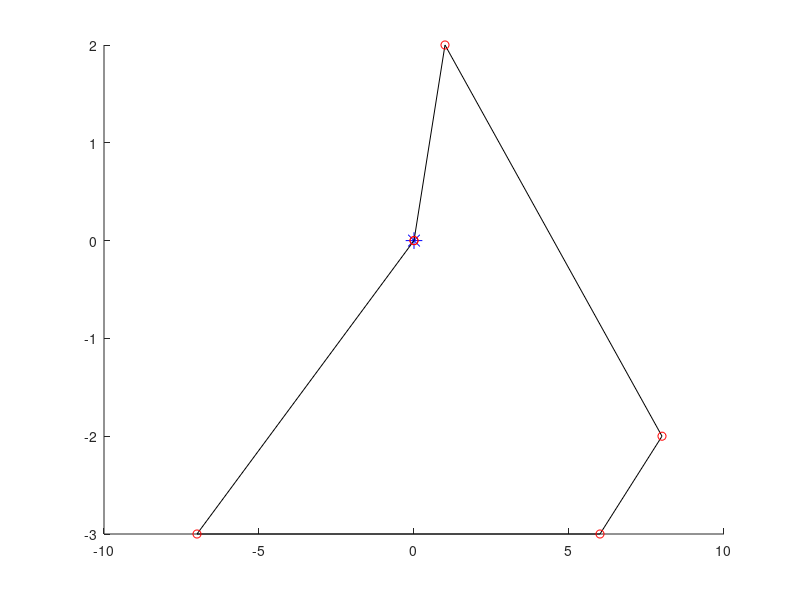
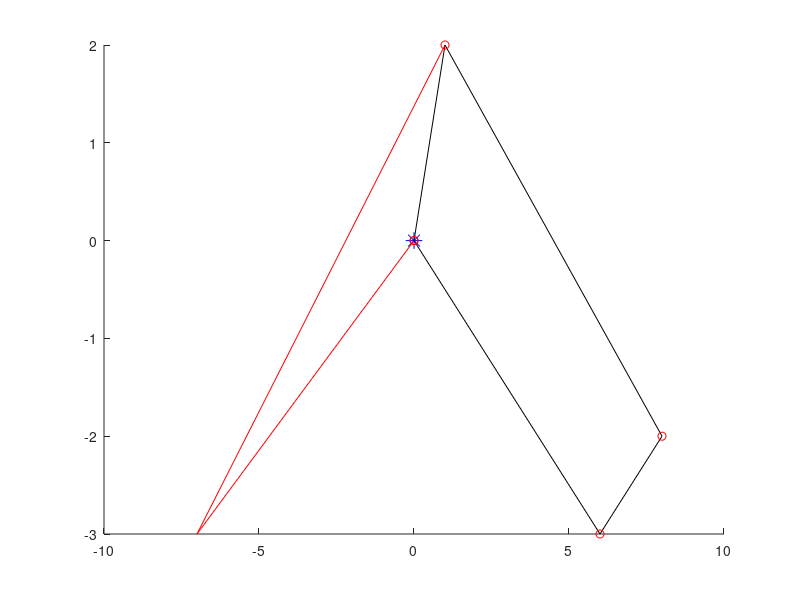
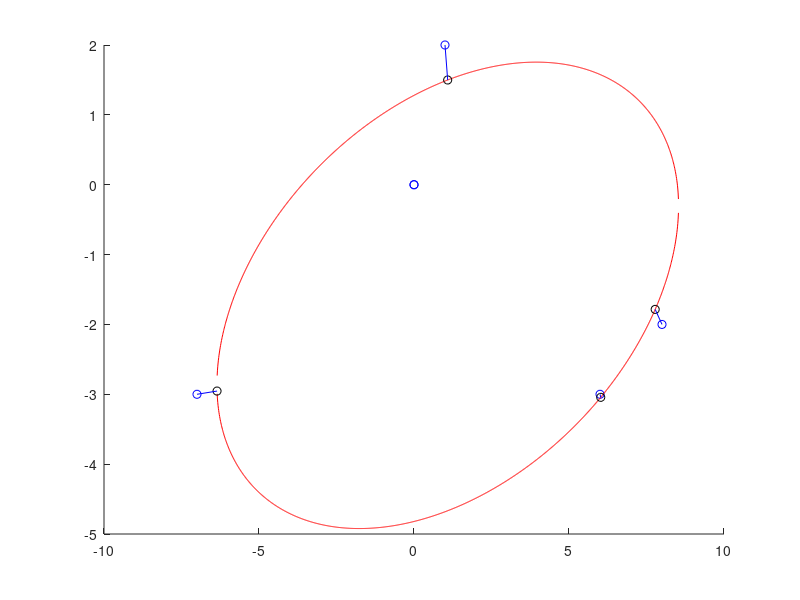

Write MATLAB code to recreate these figures, in order. (Note: this script raises an error after producing the figures.)
function[] = TDRA( )
% This main function will execute the entirety of the Truck and Drone 
% routing algorithm. 

%%%
% When it comes to calculating the "travel time between two customers" we will 
% use the distance between the two nodes for trucks. When calculating the 
% travel time between two customers by UAV, we will use the distance but 
% divided by a speed factor of 1.5.
%%%

    % Variables 
    %      C0            Set of customer locations with depot as the starting
    %                     location where C0.x is the x location of the
    %                     customers and C0.y is the y locations of the
    %                     customers. 
    %       c            Number of customers
    %       U            Set of drones
    %       u            Number of drones
    % aafDistancesTruck  Travel times between two customers i & j by truck
    %     soln           Our representation of the solution where:
    %                      ansoln.Part1 represents the sequence of customers
    %                          visited by the truck
    %                      ansoln.Part2 represents the assignment of
    %                          customers to UAVs & also the sequence of
    %                          visits by each UAV
    %                      ansoln.Part3 represents the launch locations of
    %                          each UAV for every flight
    %                      ansoln.Part4 represents the reconvene locations of
    %                          each UAV for every flight
    %       Rmax         Maximum number of iterations that our heuristic
    %                      will run
    %       WeightInfo   The weight of each heuristic which serves as an
    %                      indicator of the performance of the heuristic

    
    
    
    % Generate customer locations
%     C0.x = (50 - -50)*rand(1, 4) + -50;
%     C0.y = (50 - -50)*rand(1, 4) + -50;
%     C0.x = [ 0 -10 0 0 ]; % we treat the first slot as the depot;
%     C0.y = [ 0 0 -10 -5 ];  % we treat the first slot as the depot;
%     C0.x = [ 0 randi([-10, 10], 1, 10) 0 ];
%     C0.y = [ 0 randi([-10, 10], 1, 10) 0 ];
    
%     C0.x = [ 0 -4 -7 -6 4 6 2 9 8 7 6 0 ];
%     C0.y = [ 0 1 -3 -8 -9 -3 10 9 -2 -8 -8 0];
    
% %          0  1  2  3  4  0   Customer ID
% %          1  2  3  4  5  6   Indices
    C0.x = [ 0  8  6 -7  1  0 ];
    C0.y = [ 0 -2 -3 -3  2  0 ];

%            0  1  2  3  4  5  6  0  Customer ID
%            1  2  3  4  5  6  7  8  Indices
%     C0.x = [ 0 -2 -3  2  2  7 -4  0 ]; 
%     C0.y = [ 0  4  1  4  3  1  3  0 ]; 

% 
%     C0.x = [0, 1, 2, 3, 3, 2, 1, 0 ]
%     C0.y = [0, 1, 1, 0.1, -1, -1, -1, 0]

%%%%%%%%%%%%%%%%%%%%%%%%Testing ellipse fitting %%%%%%%%%%%%%%%%%%%%%%%%
% Slanted ellipse
%     C0.x = [ 1, 2, 3, 4, 4.5, 5, 5.5, 6, 6, 5.7, 5.5, 5, 4, 3, 1, ...
%              -1, -3, -6, -7, -7.5, -7, -6, ...
%              -3, -2, -1, -4, -5];
%     C0.y = [ 7, 6, 5, 4, 3, 2, 0.5, -1, -1.5, -3.5, -4, -5, -5.3, -5.2, -4.5,...
%              8, 8, 7, 6, 4, 2, 0, ...
%              -2.5, -3, -3.5, -1.5, -1];
    

% Ellipse along x axis; This works well 
%     C0.x = [ -3, -2.5, -2, -1.5, -1, -.5, 0, .5, 1, 1.5, 2, 2.5, 3, -3, -2.5, -2, -1.5, -1, -.5, 0, .5, 1, 1.5, 2, 2.5, 3 ];
%     C0.y = [ 0.54, 1.06, 1.34, 1.52, 1.64, 1.71, 1.73, 1.71, 1.64, 1.54, 1.34, 1.06, .54, -0.54, -1.06, -1.34, -1.52, -1.64, -1.71, -1.73, -1.71, -1.64, -1.54, -1.34, -1.06, -.54 ];

% Ellipse along y axis
%     C0.x = [ 0 [ -2 : 0.5 : 2 ] [ -2 : 0.5 : 2 ] 0]
%     C0.y = [0 sqrt( 1 - (C0.x(1 : 9).^2)/4 ) [ -1*sqrt( 1 - (C0.x(10 : 18).^2)/4 ) ] 0 ]
    



    % Plot the customer locations
%     hold on
%     figure( 1 );
%     plot(0,0,'b*', 'MarkerSize', 12)
%     plot(C0.x, C0.y, 'bo')
%     hold off

    
    % Numbers of customers (excluding the depot) 
    c = length(C0.x) - 2;
    
    % Number of drones
    U = [1, 2];
    u = length(U);
    
    % Initial and final temperature (Inputs for SA)
    T0 = 90;
    TFinal = 0.01; 
    Beta_SA = 0.99;
    Imax = 20;
    
    % Calculate the distances between each all points
    % Here, our first row of the columns is how far our depot is from each 
    % of the customers. 
    aafDistances = calculateDistances(C0.x, C0.y);
    
    
    % Initialize solution data structure
    soln.anPart1 = zeros(1, length(C0.x));  % the Truck Route
    soln.anPart2 = [-1];  % Assignment of customers to UAVs
    soln.anPart3 = [-1];  % Launch locations of the UAVs
    soln.anPart4 = [-1];  % Reconvene locations of the UAVs
    
    
    % Generate initial solution s, to the STRPD based on SA
    s = simulatedAnnealing(c, aafDistances, soln, T0, TFinal, Beta_SA, Imax, u);
    
%%%%%%%%%%%%%%%%%%%%%%%%%%%%%%%%%%%%%%%%%%%%%%%%%%%%%%%%%%%%%%%%%%%%%%%%
    % Test plotting our path with drones
    % THis is correct btw
%     s.anPart1 = [ 0 4 2 3 0 ];
%     s.anPart3 = [ 2 -1 ];   % These indices refer to the cell number in part 1, so this is wrong. 
%     s.anPart2 = [ 1 -1 ];   % visits customer 1
%     s.anPart4 = [ 3 -1 ];   % returns to index 2 of s.anPart1 (which is customer 3)
% 
%     s.anPart1 = [ 0 4 3 1 2 0 ];    % MOST RECENT TEST
%     s.anPart3 = [ 1 -1 4 ];
%     s.anPart2 = [ 5 -1 6 ];
%     s.anPart4 = [ 3 -1 5 ]; 
    
%     s.anPart1 = [ 0 4 2 0 ];
%     s.anPart3 = [ 2 3 -1 ];   % These indices refer to the cell number in part 1, so this is wrong. 
%     s.anPart2 = [ 1 3 -1 ];   % visits customer 1
%     s.anPart4 = [ 3 4 -1 ];   % returns to index 2 of s.anPart1 (which is customer 3)

%     s.anPart1 = [ 0 4 2 0 ];
%     s.anPart3 = [ 2 -1 3 ];   % These indices refer to the cell number in part 1, so this is wrong. 
%     s.anPart2 = [ 1 -1 3 ];   % visits customer 1
%     s.anPart4 = [ 3 -1 4 ];   % returns to index 2 of s.anPart1 (which is customer 3)

%     s.anPart1 = [ 0 4 2 0 ];
%     s.anPart3 = [ 2 -1 3 ];   % These indices refer to the cell number in part 1, so this is wrong. 
%     s.anPart2 = [ 1 -1 3 ];   % visits customer 1
%     s.anPart4 = [ 3 -1 4 ];   % returns to index 2 of s.anPart1 (which is customer 3)
%%%%%%%%%%%%%%%%%%%%%%%%%%%%%%%%%%%%%%%%%%%%%%%%%%%%%%%%
%%%%%%%%%%%%%%%%%%%%%%%%%%%%%%%%%%%%%%%%%%%%%%%%%%%%%%%%%%%%%%%%%%%%%%%%

    % Plot the truck and drone route
    plot_route( C0, s, 1);
    
    
    % Initialize best solution, the rsult of the best solution, the 
    % iteration number, and the temperature
    s_best = s;
    fs_best = f(aafDistances, s_best, u);
    
    
    % Elliptical stuff
    solnOut = ellipticalCustomerAssignment( s_best, C0, u);
    
    % ALAN FIX THIS
    % The reason our plot isn't working too well is because for whatever
    % reason, the solnOut is choosing to return to a customer location that
    % is further away than the one it should be returning to . 
    hold on; 
    plot_route( C0, solnOut, 4)
    hold off; 
    
    f(aafDistances, solnOut, u)

    % This is line 4 of Algorithm 1: Outline of the TDRA
    solnTest = apply_heuristic_2_opt(solnOut)

    WeightInfo = weight_init();

    Rmax = 10; 
    for iIter = 1 : Rmax
        nHeuristic = select_heuristic(WeightInfo);
    end

    
end

%%%%%%%%%%%%%%%%%%%%%%%%%%%%%%%%%%%%%%%%%%%%%%%%%%%%%%%%%%%%%%%%%%%%%%%%%%%
function[ ] = plot_route( C0, s, fig_num ) 
% plot_route will take in the customer locations & the initial solution
% produced via the Simulated annealing method. It will then plot the route 
% the truck will take. 
% Input 
%   C0      The locations of all the customers
%   s       The route we are plotting 
%   u       The number of drones 
%  fig_num  The number of the figure
% Output
%   

    % Variables
    %    a, b     Placeholder variables for the coordinates 
    %  nCustInd   counter to keep track of the customer indices 
    
    % Plot the truck route
    nCustInd = 2;
    a = [ 0 ]; 
    b = [ 0 ]; 
    
    % Fill in these a and b arrays
%     for i = s.anPart1( 2 : length(C0.x) - 1 )
    for i = s.anPart1( 2 : length(s.anPart1) - 1)
        a(nCustInd) = C0.x(i+1);
        b(nCustInd) = C0.y(i+1);
        nCustInd = nCustInd + 1; 
        a;
        b;
    end

    a(end + 1) = 0;
    b(end + 1) = 0;


        
    % Initialize the coords visited by the drones
    aanDrones = zeros(length(s.anPart2)-1, 6);
    
    C0;
    s; 
    % Fill in this matrix
    for iCustomer = 1 : length(s.anPart2)        
        if s.anPart2(iCustomer) == -1
            aanDrones( iCustomer, : ) = -1*ones(1, 6);
%             aanDrones = [ aanDrones ; -1*ones(1, 6) ]
            
        else
            aanDrones(iCustomer, 1) = C0.x(s.anPart1(s.anPart3(iCustomer)) + 1);
            aanDrones(iCustomer, 4) = C0.y(s.anPart1(s.anPart3(iCustomer)) + 1);

            aanDrones(iCustomer, 3) = C0.x(s.anPart1(s.anPart4(iCustomer)) + 1);
            aanDrones(iCustomer, 6) = C0.y(s.anPart1(s.anPart4(iCustomer)) + 1);

            aanDrones(iCustomer, 2) = C0.x(s.anPart2(iCustomer) + 1);
            aanDrones(iCustomer, 5) = C0.y(s.anPart2(iCustomer) + 1);
        end
    end
    
    
    
    % Plot the drone route
    aColors = ["r--", "b--", "g--", "k--", "m--"];
        
    % 
    aDimensions = size(aanDrones);
    
    % Plot this stuff
    figure(fig_num)
    hold on; 
    plot(0,0,'b*', 'MarkerSize', 12)
    plot(a, b, 'k-')
    plot(a, b, "ro")
    
    iDrone = 1; 
    for iRow = 1 : aDimensions 
        x = [ 0 ];
        y = [ 0 ]; 
        
        if aanDrones(iRow, 1) == -1
            iDrone = iDrone + 1; 
        else
            for iCol = 1 : 3
                x(iCol) = aanDrones(iRow, iCol);
                y(iCol) = aanDrones(iRow, iCol+3);
            end
            
            plot(x, y, aColors(iDrone));
        end
    end
    hold off; 
end

function[ aafDistances ] = calculateDistances( x, y )
% calculateDistances will calculate the distances between all the points 
%   on the graph
% INPUT
%   x, y   the x and y coordinates of the customers
% OUTPUT
%   aafDistances   An array of distances where D_ij is the distance between 
%                    house i and house j; this matrix should be symmetric

    % Variables
    %
    
    % Initialize the distances array
    aafDistances = zeros(length(x));
    
    % Calculate the distances
    for i = 1 : length(x)
        for j = 1 : length(x)
            aafDistances( i, j ) = sqrt( (x(i) - x(j))^2 + (y(i) - y(j))^2 );
        end
    end
    
end

function[ s_best ] = ...
    simulatedAnnealing( c, aafDistances, soln, T0, TFinal, Beta_SA, Imax, u)
% simulatedAnnealing function will take in an array of distances 
% and will generate a random TRP (traveling repairman problem).
% INPUT
%   c              The length of the soln
%  aafdistances    Array of distances between customers
%  soln            Data structure of solution
%   T0             The initial temperature
%   TFinal         The final temperature we want to approach
%  Beta_SA         The cooling schedule for our simulated annealing
%   Imax           The maximum number of iterations
%   u              The numebr of drones
% OUTPUT
%  s_best          Returns the best solution to the TRP 


    % Variables
    %  soln       Data structure with solutions parts 1, 2, 3, and 4 
    %     s       Solution to the TRP problem
    %  s_best     Best solution
    % fs_best     The result of the best solution7
    %     T       The current temperature of our simulated annealing
    

    % Initialize our current and final temperatures
    T = T0;     
    
    % Generate a ranomd TRP (Traveling Repairman Problem) 
    % randomly insert all customers into vector    
    soln.anPart1 = [ 0 randperm(c) 0 ];
    s = soln; % create duplicate of soln for comparison
    
    % Initilaize the best solution and the best result 
    s_best = s;
    fs_best = f(aafDistances, s, u); 
    
    sPrime = soln;
    
    % Run the simulated annealing process
    while T > TFinal
        for i = 1 : Imax 
            % Find neighbor to s
            sPrime.anPart1 = neighbor(s);
            

            
            % Check if neighbor is better than current solution 
            diff = fs_best - f(aafDistances, sPrime, u);
            
            % Check if neighbor is better
            if f(aafDistances, sPrime, u) < f(aafDistances, s_best, u)
                s_best.anPart1 = sPrime.anPart1;
                fs_best = f(aafDistances, sPrime, u); 
            end
            
            % Boltzmann probability time babbbyyyy
            if rand() < exp(-abs(diff) / T)
                s.anPart1 = sPrime.anPart1;
            end
            
        end
        
        % Cooling schedule
        T = Beta_SA * T; 
    end
    
    
    
end

function[ solnOut ] = ellipticalCustomerAssignment( solnIn, C0, k )
% The ellipticalCustomerAssignment heuristic function will take in a soln
% and then will return another solution. 

% INPUT
%  solnIn      This is the input solution
%  C0          The locations (coordinates) of the customers
%  k           Number of drones
% OUTPUT
%  solnOut     This is the output solution

    % VARIABLES
    %    D        The design matrix
    %    C        The constraint matrix
    %    S        Scatter matrix
    %    V        Matrix with columns being the eigenvectors
    %    D        Matrix where diagonals are eigenvalues
    %    g        Anonymous function for distance from point to conic
    %    h        Anonymous function for distance between two points
    % aVectorScaled  The parameters that create our ellipse
    % anSortedTruckCustomers   Vector of truck customers sorted by distance
    %                          to ellipse
    % aafDistances  Get the distances between all the points
    
    
    % Create matrix of distances
    aafDistances = calculateDistances(C0.x, C0.y);
    
    % Assign initial variables 
    solnOut = solnIn; 
    fSolnOut = f( aafDistances, solnIn, k);
    
    % Fit an ellipse to C0 
    % First create our design matrix
    D = zeros(length(C0.x) - 1, 6);
    for iRow = 1 : length(C0.x) - 1
        D( iRow, 1 ) = (C0.x(iRow))^2;
        D( iRow, 2 ) = C0.x(iRow) * C0.y(iRow);
        D( iRow, 3 ) = (C0.y(iRow))^2;
        D( iRow, 4 ) = C0.x(iRow);
        D( iRow, 5 ) = C0.y(iRow);
        D( iRow, 6 ) = 1;
        

    end
    
    
    % Next our constraint matrix
    C = zeros(6); 
    C(1, 3) = 2;
    C(3, 1) = 2;
    C(2, 2) = -1; 
    
    % Create scatter matrix
    S = D' * D;
    
    % Find our eigenvalues and eigenvectors
    [ eigenvector, eigenvalue ] = eig( S, C );
    
    % Find the smallest eigenvalue
    fMinDiag = inf;
    for iDiagonal = 1 : 6
        if eigenvalue(iDiagonal, iDiagonal) > 1e-6 && eigenvalue(iDiagonal, iDiagonal) < fMinDiag
            iMinDiag = iDiagonal;
            fMinDiag = eigenvalue(iDiagonal, iDiagonal);
        end
    end
    
    
    % Scale the parameters so that a'C*a = 1
    aVector = eigenvector( :, iMinDiag );
    fScaling = aVector' * C * aVector;
    aVectorScaled = aVector / sqrt(fScaling);
        
    
    % This function gives us the algebraic distance of any point (x, y)
    % from the conic. 
    g = @( a, x, y) (a(1)*x.^2 + a(2).*x.*y + a(3)*y.^2 + a(4)*x + a(5)*y + a(6));
    
    
    % Create functions from the quadratic formulas    
    fplus  = @(a, x) ( -(a(2)*x + a(5)) + sqrt( (a(2)*x + a(5)).^2 - 4*a(3)*(a(1)*x.^2 + a(4)*x + a(6)) ) ) / (2*a(3));
    fminus = @(a, x) ( -(a(2)*x + a(5)) - sqrt( (a(2)*x + a(5)).^2 - 4*a(3)*(a(1)*x.^2 + a(4)*x + a(6)) ) ) / (2*a(3));
    
    
    % Create array of points
    afXData = [ min(C0.x) - 10 : 0.01 : max(C0.x) + 10 ];
    % Check to see if the x and y are imaginary
    counter = 1;
    for x = afXData
        if isreal(fplus( aVectorScaled, x )) && fplus( aVectorScaled, x) ~= 0
            afXGoodData(counter) = x;
            afYDataPositive(counter) = fplus( aVectorScaled, x ); 
        end
        
        if isreal(fminus( aVectorScaled, x )) && fminus( aVectorScaled, x) ~= 0
            afYDataNegative(counter) = fminus( aVectorScaled, x );
        end
        
        if isreal(fminus( aVectorScaled, x )) && isreal(fplus( aVectorScaled, x ))
            counter = counter + 1; 
        end
        
        
    end
               
    
    % Plot the points
    figure(12345)
    hold on; 
    plot(C0.x, C0.y, 'bo')
    plot(afXGoodData, afYDataPositive, 'r-')
    plot(afXGoodData, afYDataNegative, 'r-')
    

    
    % Given a customer point (xi, yi), find the point (x, y) on an ellipse
    % that minimizes the distance between (xi, yi) and (x, y)
    
    % Set the max number of iterations, the threshold
    % for convergence
    nMax = 30; 
    fThreshold = 10^(-6);
    
    % Hard code the function and its jacobian
    h = @(x, y, lambda, xi, yi, a) ...
        [ 2*x - 2*xi + 2*a(1)*x*lambda + a(2)*lambda*y + a(4)*lambda; 
          2*y - 2*yi + a(2)*lambda*x + 2*a(3)*lambda*y + a(5)*lambda; 
          a(1)*x^2 + a(2)*x*y + a(3)*y^2 + a(4)*x + a(5)*y + a(6) ];

    h_jacobian = @(x, y, lambda, xi, yi, a) ...
        [ 2 + 2*a(1)*lambda, a(2)*lambda, 2*a(1)*x + a(2)*y + a(4); 
          a(2)*lambda, 2 + 2*a(3)*lambda, a(2)*x + 2*a(3)*y + a(5); 
          2*a(1)*x + a(2)*y + a(4), a(2)*x + 2*a(3)*y + a(5), 0 ];
      
   % Initialize ellipse points
   afEllipse.x = [];
   afEllipse.y = [];
   
   % Initialize vector of distances
   afDistanceFromEllipse = zeros(1, length(C0.x)-2); 
    
   %Instead of iterating through the length of the arrays, iterate through   
   for nCustomer = solnIn.anPart1(2 : end - 1)
       % Set initial guess
       %                  x                y        lambda
       afGuess = [ C0.x(nCustomer + 1); C0.y(nCustomer + 1); 0 ]; 
       
       
       % Get the unknowns
       [ ae_vals, j, aUnknowns ] = ... 
           newtons_method( nMax, afGuess, fThreshold, h, h_jacobian, aVectorScaled, C0, nCustomer+1);
       
       % Plot the point on the ellipse
       plot(aUnknowns(1, j-1), aUnknowns(2, j-1), 'ko')
       
       % Store the ellipse point
       afEllipse.x = aUnknowns(1, j-1);
       afEllipse.y = aUnknowns(2, j-1); 
       
       % Calculate the distance between customers and closest pt on ellipse
       afDistanceFromEllipse( nCustomer ) = sqrt( (afEllipse.x(end) - C0.x(nCustomer+1))^2 + ...
           (afEllipse.y(end) - C0.y(nCustomer+1))^2 );
       
       % Plot those thangs 
       plot( [ C0.x(nCustomer+1); afEllipse.x ], [C0.y(nCustomer+1); afEllipse.y], 'b-' )
%        [ C0.x(nCustomer); afEllipse.x ]
% %        for i = 1 : length(C0.x)
% %            plot( [ C0.x(nCustomer+1); afEllipse.x(nCustomer) ], [C0.y(nCustomer+1); afEllipse.y(nCustomer)], 'b-' )
% %        end
% %        hold off; 
             
              % Final Output Lines
%        fprintf("\n")
%         fprintf("Final Output Line for Part (a)\n")
%         fprintf("Current k    |      e^(k+1)     |      x^(k+1)\n" );
%         fprintf("  %4d       |   %10.10f   |   [ %2.6f ; %2.6f; %2.6f ]   \n", k-2, ae_vals(k-1), aUnknowns(1, k-1), aUnknowns(2, k-1), aUnknowns(3, k-1))
       
   end
    
   hold off;
   
   
   % Sort the customer in descending order from distance to the ellipse
   afDistanceFromEllipse;
   [ afSortedDistances, anSortedTruckCustomers ] = sort( afDistanceFromEllipse, 2, "descend" );

   afSortedDistances;
   anSortedTruckCustomers;
   
   
   % Get the distance matrix (the distances between all the points)
   aafDistances = calculateDistances(C0.x, C0.y); 
   
   
    % Now we start looping until no feasible position is available for
    % customers in the list for re-insertion in UAV routes
%     feasible = 1;  %
    temp_counter = 0;     % this temporary counter will eventually be removed, 
                          % it is taking place of the feasibility thing
           
    bDone = 0;


    
% if for one iteration of the repeat loop, doesn't improve. 


    while ~bDone 
        % Initialize the "previous" best waiting time
        fTotalWaitingTimePrev = fSolnOut; 

        for i = 1 : length(anSortedTruckCustomers)           
            % Store the index of customer i in anSortedTruckCustomers
            jCust = anSortedTruckCustomers(i);  % customer index at index i in anSortedTruckCustomers
            
            % Select customer c_j in the list & remove it from truck route
            solnRemovedCustomer = soln_remove_truck_customer(solnIn, jCust);

%             %%%%% TEMPORARY STUFF REMOVE AFTER TESTING %%%%%
%             solnIn.anPart1 = [0 10 9 8 7 3 5 6 0];
%             solnIn.anPart3 = [ 1 6 -1 2 3 6];
%             solnIn.anPart2 = [11 1 -1 12 4 2];
%             solnIn.anPart4 = [3 7 -1 3 6 7];
%             solnIn
%             jCust = 8  % This is the customer we will be removing
%             %%%%% TEMPORARY STUFF REMOVE AFTER TESTING %%%%%
            
            % Check all potential positions in truck route
            for iTruckStop = 2 : length(solnIn.anPart1) - 1
                % Insert the customer in the truck route
                insertedTruckSoln = ...
                    soln_insert_truck_customer(solnRemovedCustomer, jCust, iTruckStop);
                
                
                % Check feasibility 
                % Totally checking feasibility, yep looks super great
                bFeasible = check_feasibility(insertedTruckSoln);           
                
                % Calculate the total waiting time
                fTruckInsertionWaitingTime = f( aafDistances, insertedTruckSoln, k ); 

                % Compare this s to our original s_out
                if bFeasible && (fTruckInsertionWaitingTime < fSolnOut)
                    solnOut = insertedTruckSoln; 
                    fSolnOut = fTruckInsertionWaitingTime; 
                end
            end

            % Intialize feasibility for inserting customer into drone
            bFeasible = 1; 
            
            indexindexindex = 1;
            % Check all potential positions in drone route
            for iDrone = 1 : k
                for iStopLeave = 1 : length(solnRemovedCustomer.anPart1)
                    for iStopReturn = iStopLeave + 1 : length(solnRemovedCustomer.anPart1)
                        % Insert the customer in the truck route
                        insertedDroneSoln = ... 
                            soln_add_drone_customer(solnRemovedCustomer,...
                            jCust, iDrone, iStopLeave, iStopReturn);

                        % Check feasibility
                        bFeasible = check_feasibility(insertedDroneSoln);

                        % Let's check what it looks like
%                         hold on; 
%                         plot_route( C0, insertedDroneSoln, indexindexindex)
%                         hold off;
                        
                        % Calculate the total waiting time
                        % note: when calculating wait times, we are using
                        % the CURRENT soln.anPart1 
                        fDroneInsertionWaitingTime = f( aafDistances, insertedDroneSoln, k); 

                        % Compare this to the solnOut
                        if bFeasible && (fDroneInsertionWaitingTime < fSolnOut)
                            solnOut = insertedDroneSoln; 
                            fSolnOut = fDroneInsertionWaitingTime; 
                        end

                        indexindexindex = indexindexindex + 1; 
                    end
                end
            end
        end % here here here


        % Remove the customer from the list
        anSortedTruckCustomers(1) = []; 


        % right here
        if fTotalWaitingTimePrev <= fSolnOut 
            bDone = 1; 
        end
    end

end

function[ ae_vals, k, aUnknowns ] = ...
    newtons_method( nMax, afGuess, fThreshold, h, h_jacobian, a, C0, iCustomer )
% Newton's method will approximate the roots of our function h. For this
% particular problem, h is the gradient of our distance formula. 
% Input
%   nMax               The maximum number of iterations
%   afGuess            Our initial guess
%   fThreshold         The threshold for convergence
%   h                  The function we are trying to find the root of 
%   h_jacobian         The jacobian of function h
%   aVectorScaled      The paramters we found to create our ellipse
%   C0                 Our set of customers
%   iCustomer          The current customer we are at
% Output
%   ae_vals            Array of error values
%   k                  Number of iterations
%   aUnknowns          Array of unknowns we are trying to find

    % Local Variables
    %  k           Number of iterations it took to converge
    %  e           The error value
    %  xi          x coordinate of the customers
    %  yi          y coordinate of the customers
    
    % Initialize k values and error value e
    k = 1; 
    e = 99;   % absurd error value
    
    % Create variables for the x and y coordinates of the customers
    xi = C0.x(iCustomer); 
    yi = C0.y(iCustomer); 
    
    % Initialize vector to hold the updating x, y, and lambda values and
    % vector for e values
    aUnknowns = zeros(3, nMax); 
    ae_vals = zeros(1, nMax); 
    aUnknowns(:, 1) = afGuess; 
    ae_vals(1) = e; 
    
    % Run Newton's Method for the vector case
    while k < nMax + 2 && ae_vals(k) > fThreshold
        aUnknowns(:, k+1) = aUnknowns(:, k) - ... 
            h_jacobian(aUnknowns(1, k), aUnknowns(2, k), aUnknowns(3, k), xi, yi, a) \ ...
            h(aUnknowns(1, k), aUnknowns(2, k), aUnknowns(3, k), xi, yi, a ); 
        
        % Calculate the error
        ae_vals(k+1) = norm( aUnknowns(:, k+1) - aUnknowns(:, k) );
        
        % Print k, the error and the value
%         fprintf("Current k    |      e^(k+1)     |      x^(k+1)\n" );
%         fprintf("  %4d       |   %10.10f   |   [ %2.6f ; %2.6f; %2.6f ]   \n", k-1, ae_vals(k+1), aUnknowns(1, k+1), aUnknowns(2, k+1), aUnknowns(3, k+1))
        
        % Update k 
        k = k + 1; 
    end
end

function[ solnOut ] = soln_remove_truck_customer(solnIn, jCust)
% The soln_remove_truck_Customer function takes in a solution structure and
% the customer j that we will be removing from the truck route. It will
% first loop over soln.anPart1 to find jCust. Then it will "remove him" by
% esentially shifting everyone in solnIn.anPart1 after him down by 1. 
% Input
%  solnIn     The solution we are currently working with
%  jCust      The customer we will be removing from part 1 of solnIn
% Output
%  solnOut    The resulting solution

    % Local variables
    %  iCustomer     counter variable to keep track of the customer index
    %  
    
    % Loop over soln.anPart1 to find jCust
    for iCustomer = 1 : length(solnIn.anPart1)
        if solnIn.anPart1(iCustomer) == jCust
            jCustIndex = iCustomer; 
        end
    end
    
    % Remove jCust and shift everyone down
    solnIn.anPart1(jCustIndex) = [];
    solnIn.anPart1;

    % Shift things in part 3 and part 4 that are after the removal slot
    % down by 1
    nDroneCounter = 1; 
    for nIndex = 1 : length(solnIn.anPart3)
        if solnIn.anPart3(nIndex) < 0
            nDroneCounter = nDroneCounter + 1;
            
        else
            if solnIn.anPart3(nIndex) > jCustIndex  % "if it comes after"
                solnIn.anPart3(nIndex) = solnIn.anPart3(nIndex) - 1;  
            end
            
            if solnIn.anPart4(nIndex) > jCustIndex
                solnIn.anPart4(nIndex) = solnIn.anPart4(nIndex) - 1; 
            end
        end
    end
    
    % Return the solnOut
    solnOut = solnIn; 
  
end

function[ solnOut ] = soln_insert_truck_customer(solnIn, jCust, iStop)
% The soln_insert_truck_customer method will take in the solution, the
% jCustomer we will be inserting, and the place where the truck will be
% inserted. 
% Inputer
%    solnIn    The input solution
%    jCust     the customer that will be inserted
%    iStop     Where the truck will be placed

    % Local Variables
    %
    
    % Initialize the out solution 
    solnOut = solnIn;
    
    % First insert values 1 to iStop - 1
    solnOut.anPart1 = solnIn.anPart1(1 : iStop - 1);
    
    % Next insert jCust
    solnOut.anPart1(iStop) = jCust; 
    
    % Next insert the remaining values iStop to the end of the array
    solnOut.anPart1 = [ solnOut.anPart1 solnIn.anPart1(iStop : end)]; 
    
    % Update anPart3 and anPart4
    nDroneCounter = 1; 
    for nIndex = 1 : length(solnIn.anPart3)
        if solnIn.anPart3(nIndex) < 0
            nDroneCounter = nDroneCounter + 1; 
        else
            if solnIn.anPart3(nIndex) >= iStop
                solnOut.anPart3(nIndex) = solnIn.anPart3(nIndex) + 1; 
            end
            
            if solnIn.anPart4(nIndex) >= iStop
                solnOut.anPart4(nIndex) = solnIn.anPart4(nIndex) + 1; 
            end
        end
    end             
end

function[ solnOut ] = ...
    soln_add_drone_customer(solnIn, jCust, iDrone, iStopLeave, iStopReturn)
% soln_add_drone_customer will take in the current solution data structure,
% the customer we will be including, the drone that will be delivering to
% it as well as where the drone will be departing from and arriving to. 
% Input
%  solnIn       Current solution
%  jCust        Customer we are inserting
%  iDrone       The drone that will be delivering to that customer
%  iStopLeave   The index from which the drone will be leaving (based off
%                of the indices from soln.anPart1) 
%  iStopReturn  The index where the drone will be returning (also based off
%                of the indices from soln.anPart1)

% Output
%  solnOut      The resutling solution. 

    % Local variable
    % iPart3Drone     The drone we are currently looking at in part 3
    
    
    % Find the drone we are looking for in solnIn.anPart3
    iPart3Drone = 1;                   
    nDroneCounter = 1;
    
    % Initialize the solnOut
    solnOut = solnIn; 
    
    solnIn;
    while (nDroneCounter ~= iDrone)
        % If we hit a separator (-1) increment the drone
        if (solnIn.anPart3(iPart3Drone) == -1)
            nDroneCounter = nDroneCounter + 1; 
        end
        iPart3Drone = iPart3Drone + 1; 
    end
    
    
    % Look for where iStopLeave fits in solnIn.anPart3 (start from
    % iPart3Drone)
    bPlaced = 0;
    iLeavePlacement = iPart3Drone; 
    while (~bPlaced)        
        % In the case that we want to assign drone n a customer, but there
        % are currently no drone n customers
        if iLeavePlacement > length(solnIn.anPart3)
            % Insert placeholder slot
            solnOut.anPart3(end + 1) = 0;
            solnOut.anPart2(end + 1) = 0; 
            solnOut.anPart4(end + 1) = 0; 
        end
                    
        if (solnOut.anPart3(iLeavePlacement) < iStopLeave)
            % Then we place it in index iLeavePlacement
            bPlaced = 1; 
            
        else
            % We iterate through
            iLeavePlacement = iLeavePlacement + 1; 

        end
    end
    
    
    % Shift oclumns in Part 3 up by 1
    % Shift the columns at & abova where it goes to the right by 1
    solnOut.anPart3 = solnIn.anPart3(1 : iLeavePlacement - 1); 
    
    % Insert the index it will be leaving from
    solnOut.anPart3(iLeavePlacement) = iStopLeave;
    
    % Insert the remaining values iStopLeave to the end of the array
    solnOut.anPart3 = [ solnOut.anPart3 solnIn.anPart3(iLeavePlacement : end) ];
    
    % ----
    % Shift columns in Part 2 up by 1
    % Shift the columns at & abova where it goes to the right by 1
    solnOut.anPart2 = solnIn.anPart2(1 : iLeavePlacement - 1);
    
    % Insert the customer jCust
    solnOut.anPart2(iLeavePlacement) = jCust; 
    
    % Insert the remaining values iStopLeave to the end of the array
    solnOut.anPart2 = [ solnOut.anPart2 solnIn.anPart2(iLeavePlacement : end) ]; 
    
    
    % ----
    % Shift the columns in Part 4 up by 1
    % Shift the columns at & above where it goes to the right by 1
    solnOut.anPart4 = solnIn.anPart4(1 : iLeavePlacement - 1);

    % Insert the customer return index
    solnOut.anPart4( iLeavePlacement ) = iStopReturn; 
    
    % Insert the remaining values iStopLeave to the end of the array
    solnOut.anPart4 = [ solnOut.anPart4 solnIn.anPart4(iLeavePlacement : end) ]; 
    
    
    solnOut;      
end

function[ sPrime ] = neighbor( soln )
% The neighbor function will implement the well-known 2-opt method for
% creating neighbors for our current solution s. Here, we must note that
% our 2-opt method will switch two customers within the vector of Parts 1
% and 2. The customers are selected randomly. Our 2-opt is a local search
% heuristic.

% INPUT
%   soln       Current solution data structure.
% OUTPUT
%  sPrime      A neighbor to input solution soln

    % Variables
    %    sPrime    The soln.anPart1 which is the neighbor to our original 
    %                soln.anPart1  
    %  randIndex1  The index of the customer that will be switched out from
    %                part 1 of the soln data structure
    %  randIndex2  The index of the customer that will be switched out from
    %                part 2 of the soln data structure. 
    %    nTemp     A temporary variable that holds the customer at index 
    %                randIndex1
    
    
    % Randomly pick two customer indices from anPart1 
    randIndex1 = -1;
    randIndex2 = -1;
    
    % Make sure that we don't pick the same two indices
    while randIndex1 == randIndex2
        randIndex1 = randi([2, length(soln.anPart1)-1]);
        randIndex2 = randi([2, length(soln.anPart1)-1]); 
    end
    
%     fprintf("Before switching: \n")
%     soln.anPart1
    
    % Switch their positions in soln.anPart1
    nTemp = soln.anPart1(randIndex1);
    soln.anPart1(randIndex1) = soln.anPart1(randIndex2);
    soln.anPart1(randIndex2) = nTemp; 
    
% %     fprintf("after switching: \n")
%     soln.anPart1
    
    % Return the new neighbor to the input solution
    sPrime = soln.anPart1;
    
end

function[ fTotalWaitTime ] = f( aafDistances, soln, k)
% This function f is our wait time function. In this case, we treat
%  the time = distance for our trucks and we calculate the time for the 
%  drones using a speed factor of 1.5

% INPUT
%   aafDistances    Array of floats containing the distances between custs.
%   soln            Data structure of solutions in parts 1, 2, 3 and 4 
%   k               Number of drones
% OUTPUT
%   fTotalWaitTime  Float of total wait time 
    

    % Variables
    %   alpha         Our speed factor for the drones. 
    %   aSoln         Current solution
    
    
    % Initialize constants
    alpha = 1.5;
    
    
    % Create temporary list of customers
    anCustomers = soln.anPart1;
    
    
    % Initialize total wait time
    fTotalWaitTime = 0;
    
    
    % Create vector arrival and departure times for drones and trucks
    aafDroneArrivalTime = zeros(k, length(aafDistances));
    aafTruckArrivalTime = zeros(1, length(aafDistances));
    aafTruckDepartureTime = zeros(1, length(aafDistances));
    
    
    soln;
    aafDistances;
    
    % Calculate the total wait time for the truck customers
    iPrevious = 1; 
    for iCustomerIndex = 2 : length(soln.anPart1) % Here iCustomerIndex = 1 & = length(soln.anPart1) are the nodes 
        iDrone = 1; % Initialize drone counter
        
        % Calculate the arrival time of the truck to this node        
%         aafTruckArrivalTime(anCustomers(iCustomerIndex) + 1) = ...
%             aafDistances( anCustomers(iCustomerIndex - 1) + 1, anCustomers(iCustomerIndex) + 1 ) ...
%           + aafTruckArrivalTime( anCustomers(iCustomerIndex - 1) + 1);
        aafTruckArrivalTime(anCustomers(iCustomerIndex) + 1) = ...
            aafDistances( anCustomers(iCustomerIndex - 1) + 1, anCustomers(iCustomerIndex) + 1 ) ...
          + aafTruckDepartureTime( anCustomers(iCustomerIndex - 1) + 1);
        
%         "Put this arrival times in aafTruckDepartureTimes and vector and 
%          then update them if they have a drone approaching that same
%          node. So that if there is no drone going towards customer at
%          iCustomerIndex, then they already have something in their truck
%          arrival time vector. That is, we are assuming that no customer
%          has a drone delivering to them. 
%          NOTE: ASSUME INSTANTANEOUS ARRIVAL AND DEPARTURE
        aafTruckDepartureTime(anCustomers(iCustomerIndex) + 1) = ...
            aafTruckArrivalTime(anCustomers(iCustomerIndex) + 1);
        

        
        for iReconveneIndex = 1 : length(soln.anPart4)
            
            % Check if we have an "X" there
            if soln.anPart4(iReconveneIndex) == -1
                iDrone = iDrone + 1;
            end
            
            % Get the arrival time of the drones
            if iCustomerIndex == soln.anPart4(iReconveneIndex) % This means there is a drone flying to this point

                % calculate distance from departure node to customer node
                a = aafDistances( anCustomers(soln.anPart3(iReconveneIndex)) + 1, soln.anPart2(iReconveneIndex) + 1);
                
                % Calculate distance from customer node to arrival node
                b = aafDistances( soln.anPart2(iReconveneIndex) + 1, anCustomers(soln.anPart4(iReconveneIndex)) + 1);
%                 b = aafDistances( soln.anPart2(iReconveneIndex) + 1, anCustomers(soln.anPart4(iReconveneIndex) + 1) );

                
                aafDroneArrivalTime(iDrone, anCustomers(soln.anPart4(iReconveneIndex)) + 1) = (a + b)/alpha;
                
                %%%% WORKS TILL HERE %%%%
                
                % if Truck is there before the drone, it must wait
                if aafTruckArrivalTime(anCustomers(iCustomerIndex) + 1) < ... 
                        max (aafDroneArrivalTime( :, anCustomers(iCustomerIndex) + 1 ) ) ...
                        + aafTruckDepartureTime(anCustomers(iPrevious) + 1) % added this addition bit

                    aafTruckDepartureTime(anCustomers(iCustomerIndex) + 1) = ...
                        max (aafDroneArrivalTime( :, anCustomers(iCustomerIndex) + 1) ) + ...
                        aafTruckDepartureTime(anCustomers(iPrevious) + 1);
                    % do we need to add everything up to this point to the
                    % distance traveled by the drone??
                elseif aafTruckArrivalTime(anCustomers(iCustomerIndex) + 1) > max( aafDroneArrivalTime( :, iCustomerIndex) )
                    % If the drone is there before the truck
                    aafTruckDepartureTime(anCustomers(iCustomerIndex) + 1) = aafTruckArrivalTime( anCustomers(iCustomerIndex) + 1);
                end
                    
            end
            
        end
       iPrevious = iPrevious + 1;  
    end
    
    
    % Get the total waiting time 
    fTotalWaitTime = aafTruckDepartureTime( soln.anPart1(end - 1) + 1 ); 


    %% NOTES
    % WE MIGHT HAVE TO CREATE IF STATEMENT FOR WHAT TO RETURN. For example,
    % if the last customer is visited by a drone and arrives there before
    % the truck, we are not interested in waiting for the truck to get
    % there (since our drone would have already delivered to the customer).
    %   In this case we don't want to return the aafTruckDepartureTime. 

    % Potential Fix: in the case that we visit a customer and the drone
    % gets there faster, IF there is a customer to visit afterwards, THEN
    % we choose the higher time. ELSE (last customer), we take the minimum.
    % Look at the picture titled "ECA_fig1"

end

function[ bFeasible ] = check_feasibility( solnIn, C0, aafDistances )
% This function will check the feasibility of the solution that is passed 
% in. It will check that several requirements are satisfied: 
% FOR DRONES: 
% - Travel distance for each drone <= max
% - Leaving stop of drone (part 3) < returning stop of drone (part 4)**
% - No overlapping drone trips (we don't give a drone in the air a delivery)
%       - for each slot in part 4, make sure entry in slot+1 of part 3 is 
%         >= the part 4 value
% GENERAL: 
% - Make sure each customer is delivered to 
% - Battery pack availability/battery life for consecutive trips
% - No out and back trips (covered by **) (part3 == part4)
% TRUCK: 
% - truck must start and end at the depot
% Input
%  solnIn         Input solution
%  C0             The customer locations
%  aafDistances   The distances between customer nodes
% Output
%   bFeasible  Boolean value that is true if the solution is feasible; 
%               false otherwise

    % Local variables
    %  maxDistance     The max distance permitted 

    % Initialize maxDistance variable
    maxDistance = 10; 
    
    % Initialize bFeasible to true
    bFeasible = 1; 

    % Make sure that drone isn't traveling back and forth
    iCustIndex = 1; 
    while iCustIndex <= length(solnIn.anPart3) && bFeasible
        if (solnIn.anPart3(iCustIndex) == solnIn.anPart4(iCustIndex) && solnIn.anPart3(iCustIndex) ~= -1)
            bFeasible = 0; 
        end

        if (solnIn.anPart3(iCustIndex) == 1 && (solnIn.anPart4(iCustIndex) == length(solnIn.anPart1)))
            bFeasible = 0; 
        end
        iCustIndex = iCustIndex + 1; 
    end

    % Make sure that the travel distance for each drone is not too far
    for i = 1 : length(solnIn.anPart3)
        afDistance = 0;
        if (solnIn.anPart3(i) ~= -1)
            
        end
    end
end

% Heuristics
function[ WeightInfo ] = weight_init()
% The weight_init() function will initialize the weights of all the
% heuristics available to us and return a structure that keeps track of
% scores, times, weights, gammas, and segments. 

% Input
% 

% Output
%   WeightInfo          The variable WeightInfo is a data structure with
%                        the following attributes: 
%
%    WeightInfo.afScores  : pi vector which represents the heuristic scores
%    WeightInfo.anTimes   : theta vector which represents the number of
%                            times each heuristic was used 
%    WeightInfo.aafWeights: w_q,l array which represents the weight of
%                            heuristic q (col) used in segment l (row)
%    WeightInfo.fGamma    : a coefficient between 0 and 1 used to balance
%                            between the value of earlier weights and the
%                            new normalized scores
%         .nSegmentCounter: current l 

    % Variables
    %   numHeuristics      The current number of heuristics implemented in
    %                       the code; 

    % Number of heuristics
    numHeuristics = 2; 
    
    % Initialize WeightInfo
    WeightInfo.afScores = zeros(1, numHeuristics); % 2 heuristics 
    WeightInfo.anTimes = zeros(1, numHeuristics); 
    WeightInfo.aafWeights(1, :) = (1/numHeuristics) * ones(1, numHeuristics); 
    WeightInfo.fGamma = 0.2; 
    WeightInfo.nSegmentCounter = 1; 
    
end

function[ nHeuristic ] = select_heuristic( WeightInfo ) 
% The select_heuristic function will take in a WeightInfo variable with a
% structure with the attributes: scores, times, weights, gamma, and segment
% counter. It will calculate the probabilities of the heuristic being
% selected using the WeightInfo.aafWeights attribute. 

% Input
%  WeightInfo       Structure with attributes afScores, anTimes,
%                    aafWeights, fGamma, and nSegmentCounter

% Output
%  nHeuristic       Returns the index associated with the chosen heuristic.
%                    For example, 1 = 2-Opt Heuristic, 2 = 3-opt Heuristic,
%                    3 = Greedy Assignment Heuristic, etc

    % Variables
    %  afProbabilities       Vector of probabilities of each heuristic being selected
    %  fHeuristicWeightSum   The sum of the weights from
    %                           WeightInfo.nSegmentCounter
    %  anSize                The dimensions of the aafWeights attribute

    % Calculate the size
    anSize = size(WeightInfo.aafWeights);

    % Calculate vector of probabilities
    fHeuristicWeightSum = 0; 
    for i = 1 : anSize(2)
        fHeuristicWeightSum = fHeuristicWeightSum + ... 
            WeightInfo.aafWeights(WeightInfo.nSegmentCounter, i); 
    end
    
    afProbabilities = ...
        WeightInfo.aafWeights(WeightInfo.nSegmentCounter, :) / fHeuristicWeightSum; 

    % Split interval 
    afBoundaries = [0]; 

    for i = 1 : length(afProbabilities)
        afBoundaries(i+1) = afBoundaries(i) + afProbabilities(i);
    end
    
    % Randomly select one
    fRand = rand(); 

    % Map the rand # to nHeuristic
    for i = 1 : length(afBoundaries)
        if fRand >= afBoundaries(i)
            nHeuristic = i; 
        end
    end      
end

function[ solnBest ] = apply_heuristic_2_opt( solnCurr )
% This function will implement the 2-opt heuristic which will swap two
% customers within the vector of Parts 1 and 2. The customers are selected
% randomly for the 2-Opt method. Chainging the values in Parts 1 and 2
% while keeping the values in Parts 3 and 4 unchanged may lead to an
% infeasible solution due to the flight range constraint. In the case of
% infeasibility, we use the DRONE PLANNER HEURISTIC. 

% Input
%  solnCurr   The current solution 

% Output
%  solnBest   The best solution our algorithm was able to determine

    % Variables
    %  nCustA      Randomly selected customer integer
    %  nCustB      Randomly selected customer integer

    % Get the number of customers
    nCustomers = length(solnCurr.anPart1) - 2; 

    for i = 1 : length(solnCurr.anPart2) 
        if solnCurr.anPart2(i) ~= -1
            nCustomers = nCustomers + 1; 
        end
    end
    
    % Get customers to be swapped
    nCustA = randi([1, nCustomers]); % Ignore the 2 zeros
    nCustB = randi([1, nCustomers]);
    
    while nCustB == nCustA
        nCustB = randi([1, nCustomers]);
    end

    % Find which slot in either part1 or part2 each of A & B are at
    % Part 1
    nIndA1 = -1; 
    nIndB2 = -1; 
    for nIndex = 1 : length(solnCurr.anPart1)
        if nCustA == solnCurr.anPart1(nIndex)
            nIndA1 = nIndex;
        end

        if nCustB == solnCurr.anPart1(nIndex) 
            nIndB1 = nIndex;
        end
    end

    % Part 2
    nIndA2 = -1; 
    nIndB2 = -1; 
    for nIndex = 1 : length(solnCurr.anPart2)
        if nCustA == solnCurr.anPart2(nIndex)
            nIndA2 = nIndex; 
        end

        if nCustB == solnCurr.anPart2(nIndex)
            nIndB2 = nIndex; 
        end
    end

    % Create solnNew and swap the two variables
    solnNew = solnCurr; 

    % customer a in part 1 and customer b in part 2
    if nIndA1 ~= -1 && nIndB2 ~= -1
        tempCust = solnNew.anPart1(nIndA1); 
        solnNew.anPart1(nIndA1) = solnNew.anPart2(nIndB2); 
        solnNew.anPart2(nIndB2) = tempCust; 

    % customer a in part 2 and customer b in part 1
    elseif nIndA2 ~= -1 && nIndB1 ~= -1
        tempCust = solnNew.anPart2(nIndA2); 
        solnNew.anPart2(nIndA2) = solnNew.anPart1(nIndB1); 
        solnNew.anPart1(nIndB1) = tempCust; 

    % customer a and b are in part 1
    elseif nIndA1 ~= -1 && nIndB1 ~= -1
        tempCust = solnNew.anPart1(nIndA1); 
        solnNew.anPart1(nIndA1) = solnNew.anPart1(nIndB1); 
        solnNew.anPart(nIndB1) = tempCust; 

    % customer a and b are in part 2
    elseif nIndA2 ~= -1 && nIndB2 ~= -1
        tempCust = solnNew.anPart2(nIndA2);
        solnNew.anPart2(nIndA2) = solnNew.anPart2(nIndB2); 
        solnNew.anParts(nIndB2) = tempCust; 
    end

    

    

end
